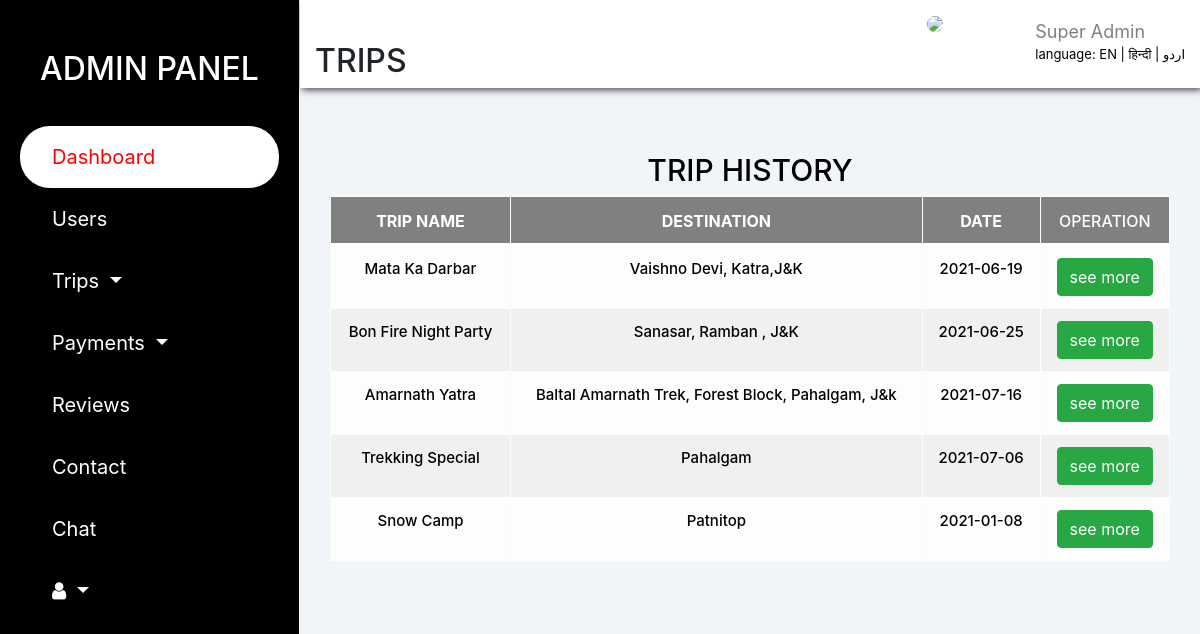
Page /weekend/explore/trip_tbl.php on the committed database.
### tables this page shows
CREATE TABLE `weekend_plans` (
  `plan_id` smallint(8) UNSIGNED NOT NULL,
  `trip_name` varchar(30) NOT NULL,
  `pickup_point` varchar(80) NOT NULL,
  `arrival_time` char(10) NOT NULL,
  `start_date` date DEFAULT NULL,
  `end_date` date DEFAULT NULL,
  `destination` varchar(50) DEFAULT NULL,
  `fee_charges` smallint(7) UNSIGNED DEFAULT NULL,
  `members` char(2) NOT NULL,
  `cmn_interest` varchar(20) NOT NULL,
  `stay_address` varchar(60) DEFAULT NULL,
  `post_date` timestamp NOT NULL DEFAULT current_timestamp(),
  `booking_member` char(2) NOT NULL,
  `map` varchar(255) NOT NULL,
  `note` varchar(255) NOT NULL
);

### weekend/explore/new.php (called while the page is built, shortened)
<?php
 if (isset($_GET['lang'])) {
     $set_lang=$_GET['lang'];
  }else{
    $set_lang='en';
  }
  $lang=array();
if ($set_lang=='en') {
   $lang['lang']='Language';
  $lang['admin']='ADMIN PANEL';
  $lang['dash']='DASHBOARD';
  $lang['user']='USERS';
  $lang['trip']='Trips';
  $lang['pays']='Payments';
  $lang['s_dash']='Dashboard';
  $lang['rev']='Reviews';
  $lang['cont']='Contact';
  $lang['cht']='Chat';
  $lang['s_dash']='Dashboard';
  $lang['tang']='Users';
  $lang['trips']='Trips';
  $lang['confirm']='Confirmed trips';
  $lang['name']='MONIKA DOGRA';
  $lang['super']='Super Admin';
  $lang['traf']='Traffic';
  $lang['recent']='NEW TRIPS';
  $lang['t_title']='Trips Title';
  $lang['dat']='Date';
  $lang['status']='Status';
  $lang['see']='See All';
  $lang['new']='NEW USERS';
  $lang['mem']='Members';
  $lang['nam']='Name';
  $lang['acc_v']='Date';
  $lang['det']='Details';
  $lang['int']='Interest';
  $lang ['users_d']='USERS DETAILS';
  $lang ['email']='Email';
  $lang ['gen']='Gender';
  $lang ['phone']='Phone no.';
  $lang ['alt']='Alt P_no.';
  $lang ['add']='Address';
  $lang ['zip']='Zipcode';
  $lang ['verf']='Verification';
  $lang ['del']='delete';
  $lang['trans']='TRANSACTIONS';
   $lang ['trans_d']='TRANSACTION DETAILS';
   $lang['trip_n']='Trip name';
   $lang['fee']='Fee';
   $lang['p_memb']='Paid member';
   $lang['opera']='Operation';
   $lang['see_m']='see more';
   $lang['trip_d']='TRIPS DETAILS';
   $lang ['sch']='SCHEDULE';
   $lang ['vid']='VIDEO';
   $lang ['detl']='DETAILS';
   $lang ['vaish']='VAISHNO DEVI';
   $lang ['pick']='Pickup Address';
   $lang ['arr_t']='Arrival Time';
   $lang ['fr']='From';
   $lang ['to']='To';
   $lang ['dest']='Destination';
   $lang ['fe_per']='Fee/Person';
   $lang ['stay']='Stay';
   $lang ['pos']='Post on';
   $lang ['note']='Note';
   $lang ['up']='UPDATE';
}

### weekend/explore/php/code.php (called while the page is built, shortened)
<?php
abstract class clsConnection
{
    public function __construct()
    {
        $dbHost="localhost";
        $dbName="explore";
        $dbUser="root";
        $dbPassword="";
        try
        {
            $this->dbConn= new PDO("mysql:host=$dbHost;dbname=$dbName",$dbUser,$dbPassword);
        }
        catch(PDOException $e)
        {
            Echo "Connection failed" . $e->getMessage();
        }
    }
}
class clsWeekendPlans extends clsConnection implements I_WeekendPlans
{
    public function PreviousWeekendPlan($curr_date){
        try{
             $sql="SELECT * FROM weekend_plans Where start_date<:curr_date";
             $stmt=$this->dbConn->prepare($sql);
             $stmt->bindParam(':curr_date',$curr_date);
             $stmt->execute();
             $result=$stmt->fetchAll();
           return $result;
        }
        catch (PDOException $e){
            echo "Previous Weekend plans Error:".$e->getMessage();
        }
    }
}
?>

### weekend/explore/trip_tbl.php (the view, shortened to what this page needs)
<?php session_start();
     require_once('php/code.php');
     $profile_pic="";
 ?>
<!DOCTYPE html>
<html>
<head>
<?php include 'links/links.php'; ?>
    <link rel="stylesheet" href="css/trip_tbl.css">
</head>
<body>
     <div class="container-fluid">
      <div class="row">
             <?php include 'title_bar.php'; ?>
           <div class="col-md-9 col-sm-12">
               <div class="row dash_content">
                  <div class="col-12 header">
                    <div>
                   <h3> <i class="fa fa-bars" id="fa-bars" onclick="show();"></i></h3><h2><?php echo $lang['c_trip'];?></h2></div>
                    <div class="profile">
                      <div class="img">
                        <img src="../login/photo/<?php echo $profile_pic; ?>">
                      </div>
                      <h4><?php echo  $a_name;?></h4>
                      <span><?php echo $lang['super'];?></span>
                          <div class="multi_lang" >
                           <?php echo $lang['lang']; ?>: <a href="trip_tbl.php?lang=en">EN | </a><a href="trip_tbl.php?lang=hi">हिन्दी</a><a href="trip_tbl.php?lang=ur"> | اردو</a>
                        </div>
                    </div>
                  </div>
          <div class="col-lg-12">
              <div class="form-div">
                  <div class="container">
                             <div class="main-div ">
                           <h1><?php echo $lang['trip_his'];?></h1>
                            <div class="table-responsive">
                              <table class="table table-light table-hover table-striped" >
                                  <tr class="sticky">
                                      <th><b><?php echo $lang['trip_nm'];?></b></th>
                                      <th><b><?php echo $lang['dest'];?></b></th>
                                      <th><b><?php echo $lang['dat'];?></b></th>
                                      <th><?php echo $lang['opera'];?></th>
                                  </tr>
                                  <?php
                                       $p_date=date("Y-m-d");
                                       $Obj=new clsWeekendPlans();
                                       $result=$Obj->PreviousWeekendPlan($p_date);
                                       foreach ($result as $data) {
                                  ?>
                                 <tr>
                                      <td><?php echo $data['trip_name']; ?></td>
                                      <td><?php echo $data['destination']; ?> </td>
                                      <td><?php echo $data['start_date']; ?> </td>
                                      <td><button  class="btn btn-success" value="<?php echo $data['plan_id']; ?>" onclick="get_details(this);"><?php echo $lang['see_m'];?></button></td>
                                 </tr>
                             <?php } ?>
                           </table>
                    </div>
               </div>
                   </div>
            </div>
               </div>
               </div>
           </div>
        </div>
     </div>
</body>
</html>

### weekend/explore/css/trip_tbl.css (style rules this page uses)
body { background: #f1f5f9; }
.header { background:#fff; display: flex; justify-content: space-between; box-shadow: 2px 2px 7px rgba(0,0,0,0.7); }
.dash_content { padding-bottom: 0px; }
.profile .img { position: absolute; right: 13rem; top: 10px; width: 65px; }
.profile img { width: 100%; border-radius: 35px; }
.profile h4 { padding-top: 10px; text-transform: uppercase; }
.profile span { color: grey; font-size: 18px; }
.multi_lang { color: black; font-size: 13px; padding-bottom: 5px; }
.multi_lang a { color: black; }
.form-div { width: 100%; padding: 4rem 0rem; height:85vh; }
.main-div { padding:0; width: 100%; display: flex; flex-direction: column; justify-content: center; align-items: center; }
.main-div h1 { font-size: 30px; color:#000; text-align: center; text-transform: capitalize; }
table { background-color: #fff; margin: auto; }
th,td { border: 1px solid black; padding: 8px 30px; text-align: center; color: black; }
th { text-transform: uppercase; font-weight: 500; text-align: center; }
td { font-size: 15px; font-weight: 500; color:black; }
tr.sticky th { position: sticky; top: -3px; background: grey; color: white; }
tr.sticky th::after { content: " "; width: 100%; height: 2px; position: absolute; bottom: 0; left: 0; background: white; }

### rows in the picture
weekend_plans: trip_name "Mata Ka Darbar", destination "Vaishno Devi, Katra,J&K", start_date "2021-06-19", $data['plan_id'] 1 (drawn)
weekend_plans: trip_name "Bon Fire Night Party", destination "Sanasar, Ramban , J&K", start_date "2021-06-25", $data['plan_id'] 2 (drawn)
weekend_plans: trip_name "Amarnath Yatra", destination "Baltal Amarnath Trek, Forest Block, Pahalgam, J&k", start_date "2021-07-16", $data['plan_id'] 3 (drawn)
weekend_plans: trip_name "Trekking Special", destination "Pahalgam", start_date "2021-07-06", $data['plan_id'] 4 (drawn)
weekend_plans: trip_name "Snow Camp", destination "Patnitop", start_date "2021-01-08", $data['plan_id'] 5 (drawn)

### other values in the picture
$lang['admin'] "ADMIN PANEL"
$lang['s_dash'] "Dashboard"
$lang['tang'] "Users"
$lang['trip'] "Trips"
$lang['pays'] "Payments"
$lang['rev'] "Reviews"
$lang['cont'] "Contact"
$lang['cht'] "Chat"
$lang['c_trip'] "TRIPS"
$lang['super'] "Super Admin"
$lang['lang'] "language"
$lang['trip_his'] "TRIP HISTORY"
$lang['trip_nm'] "TRIP NAME"
$lang['dest'] "DESTINATION"
$lang['dat'] "DATE"
